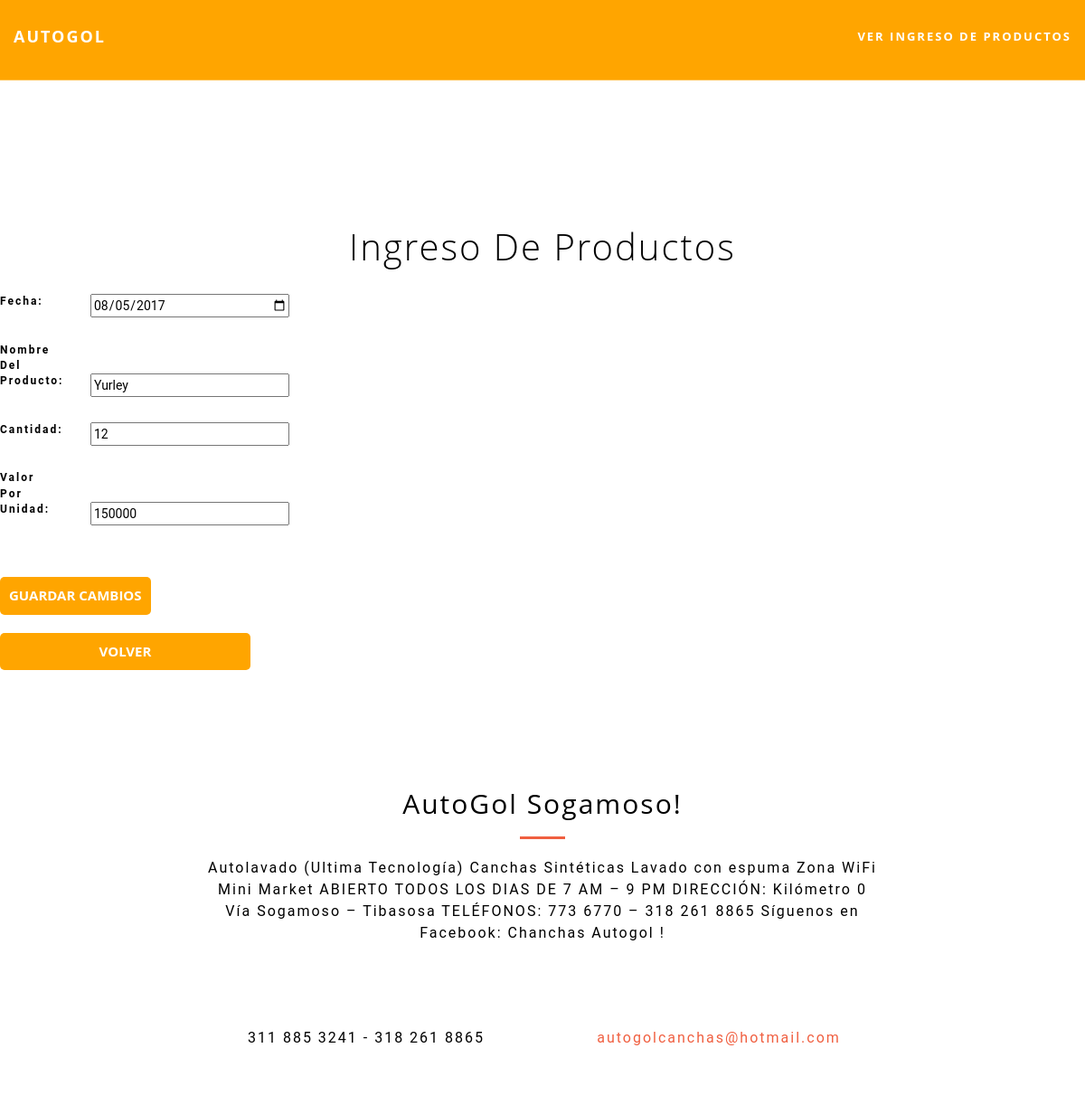
The app's page /proyecto/startbootstrap-creative-gh-pages/Ingrerso/6IngProduct.php?edit=25 with its own data.
### tables this page shows
CREATE TABLE `info` (
  `id` int(11) NOT NULL,
  `name` varchar(45) NOT NULL,
  `address` varchar(45) NOT NULL,
  `campo1` varchar(40) NOT NULL,
  `campo2` varchar(40) NOT NULL,
  `total` bigint(200) DEFAULT NULL
);

### proyecto/startbootstrap-creative-gh-pages/Ingrerso/6IngProduct.php (the view, shortened to what this page needs)
<?php
include('server.php');
	if (isset($_GET['edit'])) {
		$id = $_GET['edit'];
		$update = true;
		$record = mysqli_query($db, "SELECT * FROM info WHERE id=$id");
		if (count($record) == 1 ) {
			$n = mysqli_fetch_array($record);
			$name = $n['name'];
			$address = $n['address'];
			$campo1 = $n['campo1'];
		$campo2 = $n['campo2'];
		}
	}
?>
<!DOCTYPE html>
<html>
<head>
<link href="vendor/bootstrap/css/bootstrap.min.css" rel="stylesheet">
<link href="vendor/font-awesome/css/font-awesome.min.css" rel="stylesheet" type="text/css">
    <link href="css/creative.min.css" rel="stylesheet">
   <link rel="stylesheet" href="css/style.css">
	<link rel="stylesheet" type="text/css" href="style.css">
</head>
<body id="page-top" style="background-color:white; color:black;">
<div class="pen-title">
<br/>
<br/>
<br/>
<br/>
<br/>
<nav id="mainNav" class="navbar navbar-default navbar-fixed-top" style="background-color:orange;">
        <div class="container-fluid">
            <div class="navbar-header">
                <a style="color:white;" class="navbar-brand page-scroll" href="#page-top">AutoGol
                </a>
            </div>
                  <div class="collapse navbar-collapse" id="bs-example-navbar-collapse-1">
                <ul class="nav navbar-nav navbar-right">
                 <li>
                        <a style="color:white;" class="page-scroll" id ="#index" href="\proyecto\proyecto\startbootstrap-creative-gh-pages\Ingrerso\VerIngreso.php">Ver ingreso de productos</a>
                    </li>
                </ul>
            </div>
  </div>
  </nav>
<div class="pen-title">
  <h1>Ingreso De Productos</h1>
<form method="post" action="server.php" >
<div style="position:center; ">
<div style="font-size:14px; width:10px">
	<div>
		<label id="fl" style="font-size:12px; position: relative; top:10px;">Fecha: </label>
		<input required="required" style="width:220px; position: relative; top: -12px; left: 100px;" type="date" name="name" value="<?php echo $name; ?>">
	</div>
	<div >
        <label id="fl" style="font-size:12px; position: relative; top:10px;">Nombre Del Producto: </label>
		<input required="required" style="width:220px; position: relative; top: -12px; left: 100px;" type="text" name="address" placeholder="Nombre Del Producto" value="<?php echo $address; ?>">
	</div>
	<div>
        <label id="fl" style="font-size:12px; position: relative; top:10px;">Cantidad: </label>
		<input required="required" style="width:220px; position: relative; top: -12px; left: 100px;" type="number" name="campo1" placeholder="Cantidad" value="<?php echo $campo1; ?>">
	</div>
	<div>
        <label id="fl" style="font-size:12px; position: relative; top:10px;">Valor Por Unidad: </label>
		<input required="required" style="width:220px; position: relative; top: -12px; left: 100px;" type="number" name="campo2" placeholder="Valor Por Unidad" value="<?php echo $campo2; ?>">
	</div>
<br/>
<br/>
		<?php if ($update == true): ?>
			<button class="btn" type="submit" name="update" style="background: orange;" >Guardar Cambios</button>
		<?php else: ?>
			<button class="btn" type="submit" name="save" style="background-color:orange; color:white; border-color:orange">Ingresar</button>
		<?php endif ?>
		<br/>
		<br/>
		 <button  class="btn" style="background-color:orange; color:white; border-color:orange; width:277px" >
        <a id="#prop" href="/proyecto/proyecto/Administrador/index.php" style=" color:white; ">Volver</a></button>
	</div>
	</div>
</form>
 <section id="contact">
        <div class="container">
            <div class="row">
                <div class="col-lg-8 col-lg-offset-2 text-center">
                    <h2 class="section-heading">AutoGol Sogamoso!</h2>
                    <hr class="primary">
                    <p>Autolavado (Ultima Tecnología) Canchas Sintéticas Lavado con espuma Zona WiFi Mini Market ABIERTO TODOS LOS DIAS DE 7 AM – 9 PM DIRECCIÓN: Kilómetro 0 Vía Sogamoso – Tibasosa TELÉFONOS: 773 6770 – 318 261 8865 Síguenos en Facebook: Chanchas Autogol  !</p>
                </div>
                <div class="col-lg-4 col-lg-offset-2 text-center">
                    <i class="fa fa-phone fa-3x sr-contact"></i>
                    <p>311 885 3241 - 318 261 8865</p>
                </div>
                <div class="col-lg-4 text-center">
                    <i class="fa fa-envelope-o fa-3x sr-contact"></i>
                    <p><a href="mailto:your-email@your-domain.com">autogolcanchas@hotmail.com</a></p>
                </div>
            </div>
        </div>
    </section>
</body>
</html>

### records on screen
info: name "08/05/2017", address "Yurley", campo1 "12", campo2 "150000"
